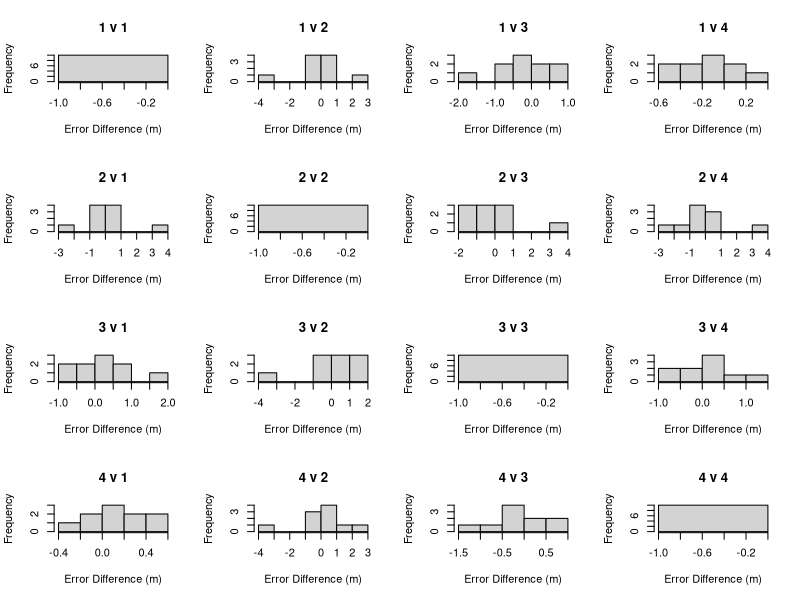
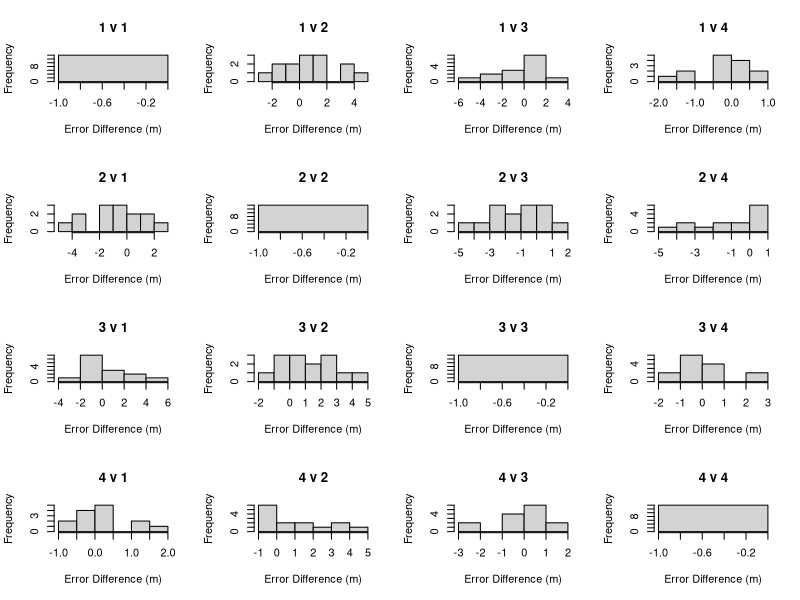

R code for these plots, in order:
## ---- chunk 1
num_algorithms = 4
algorithm = list(num_algorithms)
algorithm[[1]] = read.csv("testresults1_old.csv")
algorithm[[2]] = read.csv("testresults2_old.csv")
algorithm[[3]] = read.csv("testresults3_old.csv")
algorithm[[4]] = read.csv("testresults4_old.csv")

#Statistics
for(floor in 0:2) {
  
  #Get the test cases on a certain floor for each algorithm
  floor_beac = list()
  for(i in 1:num_algorithms) {
    floor_beac[[i]] = algorithm[[i]][which(algorithm[[i]]$floor_true == floor),]
  }
  if(nrow(floor_beac[[1]]) == 0)
    next
  
  #Get the mean and std dev of each algorithm using 3 and 4 beacons
  for(n in 3:3) {
    
    for(i in 1:num_algorithms) {
        n_beac_1 = floor_beac[[i]][which(floor_beac[[i]]$top_n_beacons == n),]$error
        
        mean = mean(n_beac_1)
        stddev = sqrt(var(n_beac_1))
        
        string=paste0("(floor: ", floor, ", top n: ", n, ", algorithm: ", i, "): \n")
        string=paste0(string, "   mean 1:               ", mean, "\n")
        string=paste0(string, "   standard deviation 1: ", stddev, "\n")
        
        cat(string)
    }
  }
}


#Effectiveness
for(floor in 0:2) {
  
  #Get the test cases on a certain floor for each algorithm
  floor_beac = list()
  for(i in 1:num_algorithms) {
    floor_beac[[i]] = algorithm[[i]][which(algorithm[[i]]$floor_true == floor),]
  }
  if(nrow(floor_beac[[1]]) == 0)
    next
  
  #Compare the effectiveness of each algorithm using 3 and 4 beacons
  for(n in 3:3) {
    
    png(paste0(paste0("./Floor", floor, "_", n, "_beacons.png")))
    par(mfrow=c(4,4))
    
    #Compare the effectiveness of algorithm i against algorithm j
    for(i in 1:num_algorithms){
      for(j in 1:num_algorithms) {
        n_beac_1 = floor_beac[[i]][which(floor_beac[[i]]$top_n_beacons == n),]$error
        n_beac_2 = floor_beac[[j]][which(floor_beac[[j]]$top_n_beacons == n),]$error
        
        t_val = t.test(n_beac_1, n_beac_2, paired=TRUE)
        
        string=paste0("(floor: ", floor, ", top n: ", n, ", algorithms: ", i, " and ", j, "): \n")
        string=paste0(string, "   p Value:                ", t_val$p.value, "\n")
        
        cat(string)
        
        hist(n_beac_2 - n_beac_1, main = paste0(i, " v ", j), xlab="Error Difference (m)")
      }
    }
    
    dev.off()
  }
}

## ---- chunk 2
algorithm1 = read.csv("testresults1_new.csv")
algorithm2 = read.csv("testresults2_new.csv")

#Floor and number of beacons
for(floor in 0:2) {
  floor_beac_1 = algorithm1[which(algorithm1$floor_true == floor),]
  floor_beac_2 = algorithm2[which(algorithm2$floor_true == floor),]
  
  if(nrow(floor_beac_1) == 0)
    next
  
  for(n in 3:4) {
    n_beac_1 = floor_beac_1[which(floor_beac_1$top_n_beacons == n),]$error
    n_beac_2 = floor_beac_2[which(floor_beac_2$top_n_beacons == n),]$error
    
    mean_old = mean(n_beac_1)
    stddev_old = sqrt(var(n_beac_1))
    
    mean_new = mean(n_beac_2)
    stddev_new = sqrt(var(n_beac_2))
    
    t_val = t.test(n_beac_1, n_beac_2, paired=TRUE)
    
    string=paste0("(floor: ", floor, ", top n: ", n, "): \n")
    string=paste0(string, "   mean 1:               ", mean_old, "\n")
    string=paste0(string, "   standard deviation 1: ", stddev_old, "\n")
    string=paste0(string, "   mean 2:               ", mean_new, "\n")
    string=paste0(string, "   standard deviation 2: ", stddev_new, "\n")
    string=paste0(string, "   p Value:                ", t_val$p.value, "\n")
    
    cat(string)
  }
}
 
 
